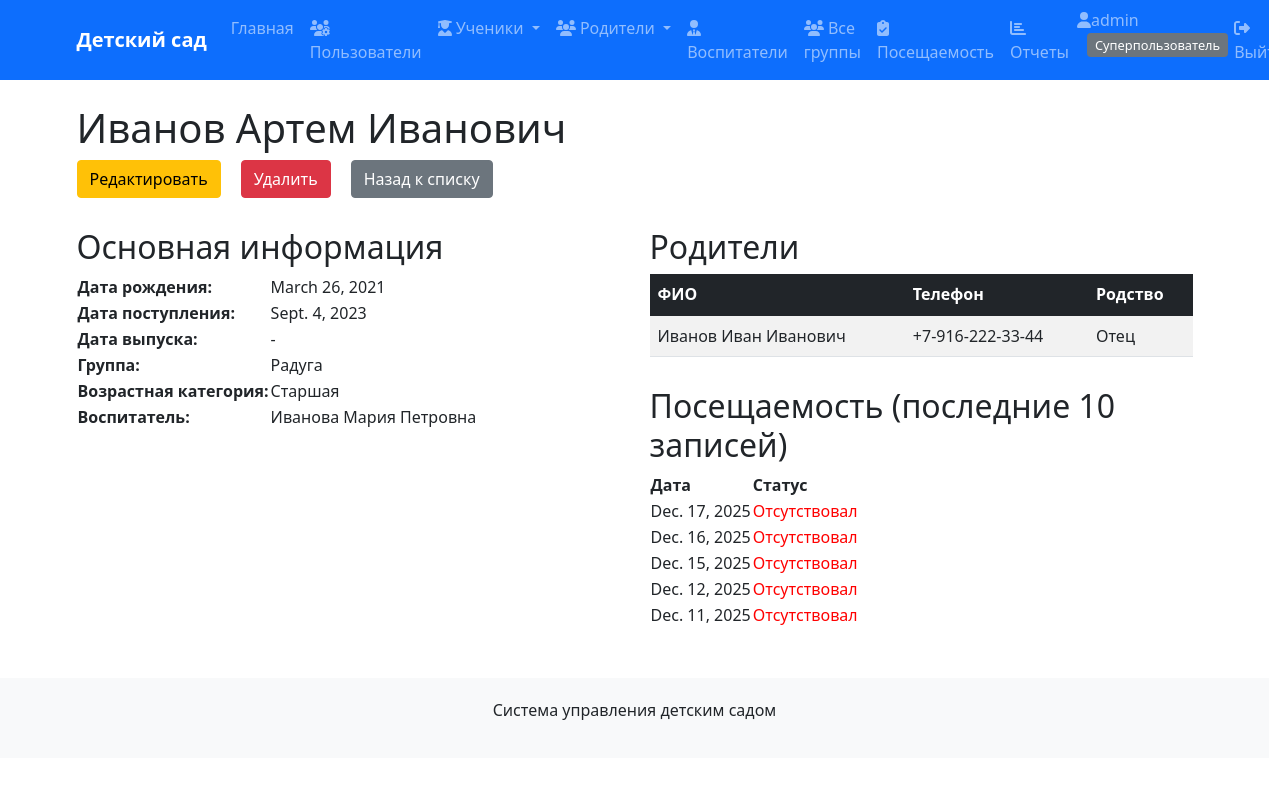
Page /students/7/ (signed in) on the committed database.
### kindergarten/models.py (models this page shows, shortened)
class Student(models.Model):
    student_id = models.AutoField(primary_key=True)
    student_fio = models.CharField(max_length=100, verbose_name='ФИО ученика', db_index=True)
    student_birthday = models.DateField(verbose_name='Дата рождения', db_index=True)
    student_gender = models.CharField(max_length=1, choices=[('М', 'Мужской'), ('Ж', 'Женский')],
                                     verbose_name='Пол')
    student_address = models.TextField(verbose_name='Адрес проживания', blank=True)
    student_date_in = models.DateField(verbose_name='Дата поступления', db_index=True)
    student_date_out = models.DateField(verbose_name='Дата выпуска', null=True, blank=True, db_index=True)
    group = models.ForeignKey(Group, on_delete=models.SET_NULL, null=True,
                             verbose_name='Группа')
    def age(self):
        today = date.today()
        born = self.student_birthday
        return today.year - born.year - ((today.month, today.day) < (born.month, born.day))
    class Meta:
        verbose_name = 'Ученик'
        verbose_name_plural = 'Ученики'
        indexes = [
            models.Index(fields=['group', 'student_date_out']),  # For active students in group
            models.Index(fields=['student_fio', 'student_birthday']),  # For search queries
        ]

class Group(models.Model):
    CATEGORY_CHOICES = [
        ('Младшая', 'Младшая (2-3 года)'),
        ('Средняя', 'Средняя (3-4 года)'),
        ('Старшая', 'Старшая (4-5 лет)'),
        ('Подготовительная', 'Подготовительная (5-7 лет)'),
    ]
    MAX_STUDENTS = 30  # Максимальная наполняемость группы
    group_id = models.AutoField(primary_key=True)
    group_name = models.CharField(max_length=50, unique=True, verbose_name='Название группы', db_index=True)
    group_category = models.CharField(max_length=20, choices=CATEGORY_CHOICES,
                                     verbose_name='Возрастная категория', db_index=True)
    group_year = models.IntegerField(verbose_name='Год обучения', default=2024, db_index=True)
    teacher = models.ForeignKey(Teacher, on_delete=models.SET_NULL, null=True,
                               blank=True, verbose_name='Воспитатель')
    room_number = models.CharField(max_length=10, verbose_name='Номер кабинета',
                                  default='101')
    max_capacity = models.IntegerField(verbose_name='Максимальная наполняемость',
                                      default=MAX_STUDENTS)
    class Meta:
        verbose_name = 'Группа'
        verbose_name_plural = 'Группы'
        indexes = [
            models.Index(fields=['group_category', 'group_year']),
            models.Index(fields=['teacher', 'group_year']),
        ]

class Teacher(models.Model):
    POSITION_CHOICES = [
        ('Младший воспитатель', 'Младший воспитатель'),
        ('Воспитатель', 'Воспитатель'),
        ('Старший воспитатель', 'Старший воспитатель'),
        ('Заведующий', 'Заведующий'),
        ('Методист', 'Методист'),
    ]
    teacher_id = models.AutoField(primary_key=True)
    teacher_fio = models.CharField(max_length=100, verbose_name='ФИО воспитателя', db_index=True)
    teacher_position = models.CharField(max_length=50, choices=POSITION_CHOICES,
                                       default='Воспитатель', verbose_name='Должность', db_index=True)
    teacher_number = models.CharField(max_length=20, verbose_name='Номер телефона')
    user = models.OneToOneField(User, on_delete=models.CASCADE, null=True, blank=True,
                               related_name='teacher_profile')
    class Meta:
        verbose_name = 'Воспитатель'
        verbose_name_plural = 'Воспитатели'
        indexes = [
            models.Index(fields=['teacher_fio', 'teacher_position']),
        ]

class StudentParent(models.Model):
    student = models.ForeignKey(Student, on_delete=models.CASCADE, verbose_name='Ученик')
    parent = models.ForeignKey(Parent, on_delete=models.CASCADE, verbose_name='Родитель')
    relationship_type = models.CharField(max_length=20, choices=Parent.RELATIONSHIP_CHOICES,
                                        verbose_name='Степень родства')
    is_primary = models.BooleanField(default=True, verbose_name='Основной контакт')
    class Meta:
        verbose_name = 'Связь ученик-родитель'
        verbose_name_plural = 'Связи ученик-родитель'
        unique_together = ('student', 'parent')

class Parent(models.Model):
    RELATIONSHIP_CHOICES = [
        ('Мать', 'Мать'),
        ('Отец', 'Отец'),
        ('Бабушка', 'Бабушка'),
        ('Дедушка', 'Дедушка'),
        ('Опекун', 'Опекун'),
        ('Другое', 'Другое'),
    ]
    parent_id = models.AutoField(primary_key=True)
    parent_fio = models.CharField(max_length=100, verbose_name='ФИО родителя', db_index=True)
    parent_number = models.CharField(max_length=20, verbose_name='Номер телефона', db_index=True)
    user = models.OneToOneField(User, on_delete=models.CASCADE, null=True, blank=True,
                               related_name='parent_profile')
    class Meta:
        verbose_name = 'Родитель'
        verbose_name_plural = 'Родители'
        indexes = [
            models.Index(fields=['parent_fio', 'parent_number']),
        ]

class Attendance(models.Model):
    attendance_id = models.AutoField(primary_key=True)
    attendance_date = models.DateField(verbose_name='Дата посещения', db_index=True)
    status = models.BooleanField(verbose_name='Статус', choices=[(True, 'Присутствовал'), (False, 'Отсутствовал')], db_index=True)
    student = models.ForeignKey(Student, on_delete=models.CASCADE, verbose_name='Ученик')
    reason = models.CharField(max_length=100, verbose_name='Причина отсутствия', blank=True,
                             choices=[
                                 ('', 'Не указана'),
                                 ('Болезнь', 'Болезнь'),
                                 ('Отпуск', 'Отпуск родителей'),
                                 ('Семейные обстоятельства', 'Семейные обстоятельства'),
                                 ('Другое', 'Другое'),
                             ])
    noted_by = models.ForeignKey(Teacher, on_delete=models.SET_NULL, null=True,
                                verbose_name='Отметил воспитатель')
    class Meta:
        verbose_name = 'Посещаемость'
        verbose_name_plural = 'Посещаемость'
        unique_together = ('attendance_date', 'student')  # Одна запись на день для ученика
        indexes = [
            models.Index(fields=['student', 'attendance_date']),  # For student attendance history
            models.Index(fields=['attendance_date', 'status']),  # For daily reports
            models.Index(fields=['student', 'status', 'attendance_date']),  # For student status queries
        ]

### kindergarten/views.py (the view)
# urls.py: path('students/<int:pk>/', views.student_detail, name='student_detail'),
@login_required
def student_detail(request, pk):
    student = get_object_or_404(Student, pk=pk)
    parents = StudentParent.objects.filter(student=student).select_related('parent')
    attendance = Attendance.objects.filter(student=student).order_by('-attendance_date')[:10]
    return render(request, 'kindergarten/student_detail.html', {
        'student': student,
        'parents': parents,
        'attendance': attendance,
        'age': student.age(),
    })

### kindergarten/templates/kindergarten/student_detail.html (shortened to what this page needs)
{% extends 'kindergarten/base.html' %}
{% block content %}
<h1>{{ student.student_fio }}</h1>
<div style="display: flex; gap: 20px; margin-bottom: 30px;">
    {% if user.groups.all.0.name == 'Заведующие' or user.is_superuser %}
    <a href="{% url 'student_edit' student.pk %}" class="btn btn-warning">Редактировать</a>
    <a href="{% url 'student_delete' student.pk %}" class="btn btn-danger">Удалить</a>
    <a href="{% url 'student_list' %}" class="btn btn-secondary">Назад к списку</a>
    {% elif user.groups.all.0.name == 'Родители' %}
        <a href="{% url 'home' %}" class="btn btn-secondary">Назад</a>
    {% endif %}
</div>
<div style="display: grid; grid-template-columns: 1fr 1fr; gap: 30px;">
    <div>
        <h2>Основная информация</h2>
        <table class="info-table">
            <tr><th>Дата рождения:</th><td>{{ student.student_birthday }}</td></tr>
            <tr><th>Дата поступления:</th><td>{{ student.student_date_in }}</td></tr>
            <tr><th>Дата выпуска:</th><td>{{ student.student_date_out|default:"-" }}</td></tr>
            <tr><th>Группа:</th><td>{{ student.group.group_name }}</td></tr>
            <tr><th>Возрастная категория:</th><td>{{ student.group.group_category }}</td></tr>
            <tr><th>Воспитатель:</th><td>{{ student.group.teacher.teacher_fio }}</td></tr>
        </table>
    </div>
    <div>
        <h2>Родители</h2>
        {% if parents %}
        <table class="table table-striped table-hover">
            <thead class="table-dark">
                <tr>
                    <th>ФИО</th>
                    <th>Телефон</th>
                    <th>Родство</th>
                </tr>
            </thead>
            <tbody>
                {% for rel in parents %}
                <tr>
                    <td>{{ rel.parent.parent_fio }}</td>
                    <td>{{ rel.parent.parent_number }}</td>
                    <td>{{ rel.relationship_type }}</td>
                </tr>
                {% endfor %}
            </tbody>
        </table>
        {% else %}
        <p>Родители не указаны</p>
        {% endif %}
        <h2 style="margin-top: 30px;">Посещаемость (последние 10 записей)</h2>
        {% if attendance %}
        <table>
            <tr>
                <th>Дата</th>
                <th>Статус</th>
            </tr>
            {% for att in attendance %}
            <tr>
                <td>{{ att.attendance_date }}</td>
                <td>
                    {% if att.attendance_status %}
                    <span style="color: green;">Присутствовал</span>
                    {% else %}
                    <span style="color: red;">Отсутствовал</span>
                    {% endif %}
                </td>
            </tr>
            {% endfor %}
        </table>
        {% else %}
        <p>Нет записей о посещаемости</p>
        {% endif %}
    </div>
</div>
{% endblock %}

### kindergarten/templates/kindergarten/base.html (shortened to what this page needs)
<!DOCTYPE html>
<html lang="ru">
<head>
    <link href="https://cdn.jsdelivr.net/npm/bootstrap@5.1.3/dist/css/bootstrap.min.css" rel="stylesheet">
</head>
<body>
    <nav class="navbar navbar-expand-lg navbar-dark bg-primary">
        <div class="container">
            <a class="navbar-brand" href="{% url 'home' %}">Детский сад</a>
            <div class="collapse navbar-collapse" id="navbarNav">
                <ul class="navbar-nav me-auto">
                    <li class="nav-item">
                        <a class="nav-link" href="{% url 'home' %}">Главная</a>
                    </li>
                    {% if user.is_authenticated %}
                        {% if user.groups.all.0.name == 'Родители' %}
                            {% if user.parent_profile %}
                                <li class="nav-item">
                                    <a class="nav-link" href="{% url 'parent_detail' user.parent_profile.pk %}">
                                        <i class="fas fa-user"></i> Мой профиль
                                    </a>
                                </li>
                                {% with children=user.parent_profile.studentparent_set.all %}
                                    {% if children %}
                                        <li class="nav-item">
                                            <a class="nav-link" href="{% url 'student_detail' children.0.student.pk %}">
                                                <i class="fas fa-child"></i> Мой ребенок
                                            </a>
                                        </li>
                                        <li class="nav-item">
                                            <a class="nav-link" href="{% url 'group_detail' children.0.student.group.pk %}">
                                                <i class="fas fa-users"></i> Группа ребенка
                                            </a>
                                        </li>
                                    {% endif %}
                                {% endwith %}
                            {% endif %}
                        {% elif user.is_superuser %}
                            <li class="nav-item">
                                <a class="nav-link" href="{% url 'user_management' %}">
                                    <i class="fas fa-users-cog"></i> Пользователи
                                </a>
                            </li>
                            <li class="nav-item dropdown">
                                <a class="nav-link dropdown-toggle" href="#" id="studentsDropdown" role="button" data-bs-toggle="dropdown">
                                    <i class="fas fa-user-graduate"></i> Ученики
                                </a>
                            </li>
                            <li class="nav-item dropdown">
                                <a class="nav-link dropdown-toggle" href="#" id="parentsDropdown" role="button" data-bs-toggle="dropdown">
                                    <i class="fas fa-users"></i> Родители
                                </a>
                            </li>
                            <li class="nav-item">
                                <a class="nav-link" href="{% url 'teacher_list' %}">
                                    <i class="fas fa-user-tie"></i> Воспитатели
                                </a>
                            </li>
                            <li class="nav-item">
                                <a class="nav-link" href="{% url 'group_list' %}">
                                    <i class="fas fa-users"></i> Все группы
                                </a>
                            </li>
                            <li class="nav-item">
                                <a class="nav-link" href="{% url 'attendance_list' %}">
                                    <i class="fas fa-clipboard-check"></i> Посещаемость
                                </a>
                            </li>
                        {% endif %}
                        <li class="nav-item">
                            <a class="nav-link" href="{% url 'reports_dashboard' %}">
                                <i class="fas fa-chart-bar"></i> Отчеты
                            </a>
                        </li>
                    {% endif %}
                </ul>
                <ul class="navbar-nav">
                    {% if user.is_authenticated %}
                        <li class="nav-item">
                            <span class="navbar-text me-3">
                                <i class="fas fa-user"></i>{{ user.username }}
                                <span class="user-role">
                                    {% if user.groups.all.0.name == 'Родители' %}
                                        Родитель
                                    {% elif user.groups.all.0.name == 'Воспитатели' %}
                                        Воспитатель
                                    {% elif user.groups.all.0.name == 'Заведующие' %}
                                        Администратор
                                    {% elif user.is_superuser %}
                                        Суперпользователь
                                    {% endif %}
                                </span>
                            </span>
                        </li>
                        <li class="nav-item">
                            <a class="nav-link" href="{% url 'logout' %}">
                                <i class="fas fa-sign-out-alt"></i> Выйти
                            </a>
                        </li>
                    {% endif %}
                </ul>
            </div>
        </div>
    </nav>
    <div class="container mt-4">
        {% block content %}{% endblock %}
    </div>
    <footer class="footer">
        <div class="container text-center">
            <p>Система управления детским садом</p>
        </div>
    </footer>
</body>
</html>

### kindergarten/templates/kindergarten/base.html (style rules this page uses)
.navbar-brand { font-weight: bold; }
.footer { margin-top: 50px; padding: 20px; background-color: #f8f9fa; }
.user-role { background-color: #6c757d; color: white; padding: 3px 8px; border-radius: 4px; font-size: 0.8em; margin-left: 10px; }

### rows in the picture
Student: student_fio "Иванов Артем Иванович", student_birthday "March 26, 2021", student_date_in "Sept. 4, 2023", student_date_out "-", group.group_name "Радуга", group.group_category "Старшая", group.teacher.teacher_fio "Иванова Мария Петровна"
StudentParent: parent.parent_fio "Иванов Иван Иванович", parent.parent_number "+7-916-222-33-44", relationship_type "Отец"
Attendance: attendance_date "Dec. 17, 2025"
Attendance: attendance_date "Dec. 16, 2025"
Attendance: attendance_date "Dec. 15, 2025"
Attendance: attendance_date "Dec. 12, 2025"
Attendance: attendance_date "Dec. 11, 2025"

### other values in the picture
{{ user.username }} "admin"
